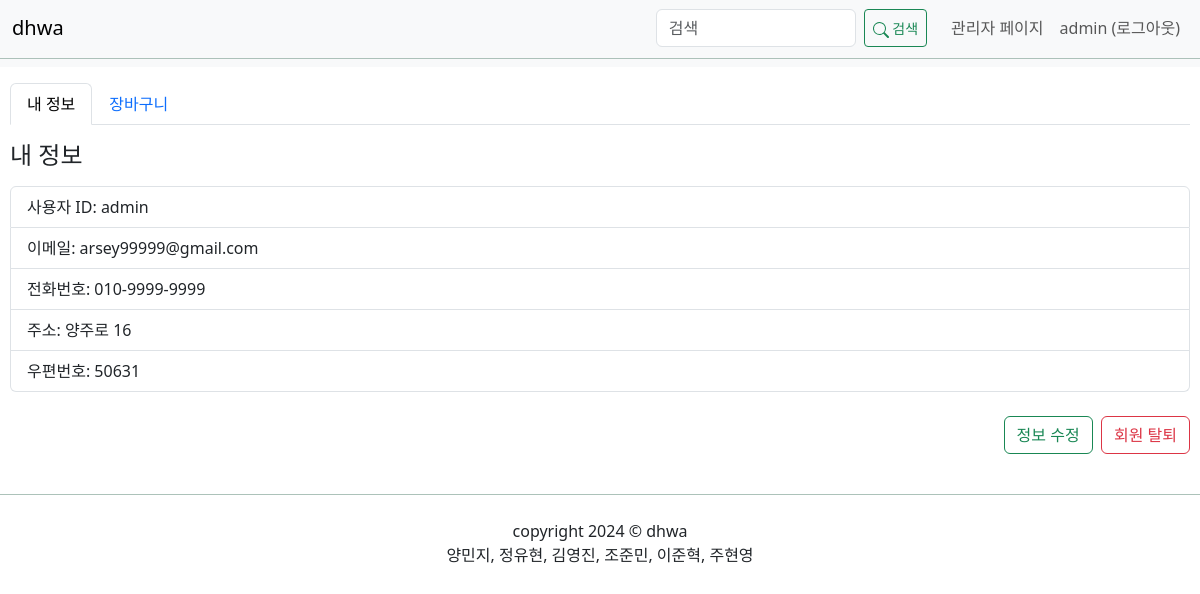
The page /mypage/mypage/ (signed in) on the database its author committed.
### minhwa/models.py (models this page shows)
class DHWAUSER(db.Model):
    id = db.Column(db.Integer, primary_key=True)
    username = db.Column(db.String(150), unique=True, nullable=False)
    password = db.Column(db.String(150), nullable=False)
    tell = db.Column(db.String(30), nullable=True)
    email = db.Column(db.String(120), unique=True, nullable=True)
    address = db.Column(db.Text(), nullable=True)
    postcode = db.Column(db.Integer, nullable=True)

### minhwa/views/mypage_views.py (the view)
@bp.route('/mypage/', methods=['GET'])
def mypage():
    if g.user:
        active_tab = request.args.get('tab', 'profile')  # 기본값은 'profile'
        return render_template('mypage/mypage.html', user=g.user, active_tab=active_tab)
    flash('로그인이 필요합니다.')
    return redirect(url_for('auth.login'))

### minhwa/views/mypage_views.py (called while the page is built)
@bp.before_app_request
def load_logged_in_user():
    user_id = session.get('user_id')
    if user_id:
        g.user = DHWAUSER.query.get(user_id)
    else:
        g.user = None

### minhwa/templates/mypage/mypage.html (shortened to what this page needs)
{% extends "base.html" %}
{% block content %}
<div class="container my-3">
    <ul class="nav nav-tabs" id="mypageTabs" role="tablist">
        <li class="nav-item" role="presentation">
            <a class="nav-link {% if active_tab == 'profile' %}active{% endif %}" id="profile-tab"
               href="{{ url_for('mypage.mypage') }}" role="tab"
               aria-controls="profile" aria-selected="true">내 정보</a>
        </li>
        <li class="nav-item" role="presentation">
            <a class="nav-link {% if active_tab == 'cart' %}active{% endif %}" id="cart-tab"
               href="{{ url_for('cart.client_cart') }}" role="tab"
               aria-controls="cart" aria-selected="false">장바구니</a>
        </li>
    </ul>
    <h5 id="page-title" class="mt-3" style="font-size: 1.5rem;">{{ '내 정보' if active_tab == 'profile' else '장바구니' }}</h5>
    <div class="tab-content" id="mypageTabsContent">
        <div class="tab-pane fade {% if active_tab == 'profile' %}show active{% endif %}" id="profile" role="tabpanel" aria-labelledby="profile-tab">
            <ul class="list-group mt-3">
                <li class="list-group-item">사용자 ID: {{ user.username }}</li>
                <li class="list-group-item">이메일: {{ user.email }}</li>
                <li class="list-group-item">전화번호: {{ user.tell }}</li>
                <li class="list-group-item">주소: {{ user.address }}</li>
                <li class="list-group-item">우편번호: {{ user.postcode }}</li>
            </ul>
        </div>
    </div>
    <div class="mt-4 d-flex justify-content-end">
        <a href="{{ url_for('mypage.update_mypage') }}" class="btn btn-outline-success">정보 수정</a>
        <form method="POST" action="{{ url_for('mypage.delete_mypage') }}">
            <button type="submit" class="btn btn-outline-danger">회원 탈퇴</button>
        </form>
    </div>
</div>
{% endblock %}

### minhwa/templates/navbar.html (shortened to what this page needs)
<nav class="navbar navbar-expand-lg navbar-light bg-light">
    <div class="container-fluid">
        <a class="navbar-brand" href="{{ url_for('dhwa_list._list') }}">dhwa</a>
        <div class="collapse navbar-collapse" id="navbarNav">
            <div class="d-flex align-items-center ms-auto">
            <form class="d-flex me-3" action="{{ url_for('dhwa_list.search') }}" method="get">
                <input class="form-control me-2" type="search" placeholder="검색" aria-label="Search" name="q" style="max-width: 200px;" value="{{ request.args.get('q', '') }}">
                <button class="btn btn-outline-success btn-sm" type="submit">
                    <svg xmlns="http://www.w3.org/2000/svg" width="16" height="16" fill="currentColor" class="bi bi-search" viewBox="0 0 16 16">
                        <path d="M11.742 10.344a6.5 6.5 0 1 0-1.397 1.398h-.001q.044.06.098.115l3.85 3.85a1 1 0 0 0 1.415-1.414l-3.85-3.85a1 1 0 0 0-.115-.1zM12 6.5a5.5 5.5 0 1 1-11 0 5.5 5.5 0 0 1 11 0"/>
                      </svg> 검색 </button>
            </form>
            <ul class="navbar-nav ms-auto">
                {% if g.user %}
                    <li class="nav-item">
                        {% if g.user.username == 'admin' %}
                            <a class="nav-link" href="{{ url_for('cart.admin_cart_users') }}">관리자 페이지</a>
                        {% else %}
                            <a class="nav-link" href="{{ url_for('mypage.mypage') }}">내 정보</a>
                        {% endif %}
                    </li>
                    <li class="nav-item">
                        <a class="nav-link" href="{{ url_for('auth.logout') }}">
                            {{ g.user.username }} (로그아웃)
                        </a>
                    </li>
                {% endif %}
            </ul>
        </div>
        </div>
    </div>
</nav>

### minhwa/static/bookcss/admin_users.css (style rules this page uses)
.container-fluid { border-bottom: 1px solid rgba(4, 70, 39, 0.308); padding-bottom: 10px; }

### minhwa/static/bookcss/admin_book.css (style rules this page uses)
html, body { width: 100%; height: 100%; margin: 0; padding: 0; overflow-x: hidden; }
.container { max-width: 100%; margin: 0 auto; padding: 0 10px; }

### rows shown on the page
DHWAUSER: user.username "admin", username "admin", email "arsey99999@gmail.com", tell "010-9999-9999", address "양주로 16", postcode "50631"

### other values the page prints
{{ '내 정보' if active_tab == 'profile' else '장바구니' }} "내 정보"
